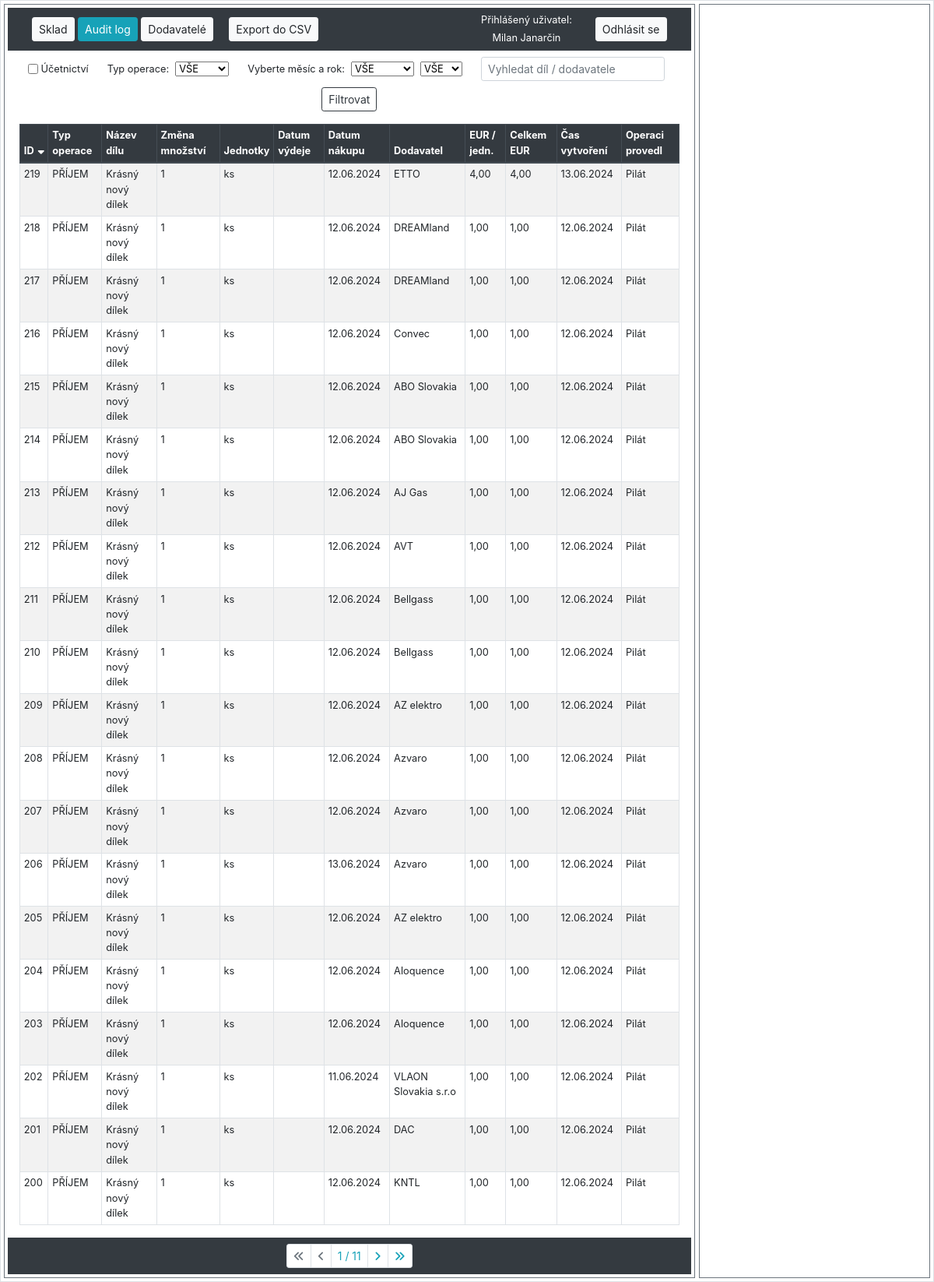
Screenshot of /sklad/audit_logs/ (signed in) with the database file from the repository.
### hpm_sklad/models.py (models this page shows, shortened)
class AuditLog(models.Model):
    class Meta:
        verbose_name_plural = "Auditovací logy"
        ordering = ["-id"]
    MOVEMENT_CHOICES = [
        ('PŘÍJEM', 'Příjem'),
        ('VÝDEJ', 'Výdej')
    ]
    JEDNOTKY_CHOICES = [
        ('ks', 'kus'),
        ('kg', 'kilogram'),
        ('par', 'pár'),
        ('l', 'litr'),
        ('m', 'metr'),
        ('baleni', 'balení'),
    ]
    ucetnictvi = models.BooleanField(verbose_name="Účetnictví")
    evidencni_cislo = models.ForeignKey(Sklad, on_delete=models.CASCADE, verbose_name="Evidenční číslo")
    interne_cislo = models.IntegerField(null=True, verbose_name="Číslo karty")
    objednano = models.CharField(max_length=100, null=True, blank=True, verbose_name="Objednáno?")
    nazev_dilu = models.CharField(max_length=100, verbose_name="Název dílu", db_index=True)
    zmena_mnozstvi = models.IntegerField(verbose_name="Změna množství")
    mnozstvi = models.PositiveIntegerField(verbose_name="Množství")
    jednotky = models.CharField(max_length=10, choices=JEDNOTKY_CHOICES, default='ks', verbose_name="Jednotky")
    typ_operace = models.CharField(max_length=10, choices=MOVEMENT_CHOICES, verbose_name="Typ operace")
    pouzite_zarizeni = models.CharField(max_length=70, null=True, verbose_name="Pro zařízení")
    umisteni = models.CharField(max_length=25, verbose_name="Umístění")
    dodavatel = models.CharField(max_length=70, verbose_name="Dodavatel")
    datum_vydeje = models.DateField(null=True, blank=True, verbose_name="Datum výdeje")
    datum_nakupu = models.DateField(null=True, blank=True, verbose_name="Datum nákupu")
    cislo_objednavky = models.CharField(max_length=20, null=True, blank=True, verbose_name="Číslo objednávky")
    jednotkova_cena_eur = models.FloatField(default=0.0, verbose_name="EUR/jednotka")
    celkova_cena_eur = models.FloatField(default=0.0, verbose_name="Celkem EUR")
    cas_vytvoreni = models.DateTimeField(auto_now_add=True, verbose_name="Čas vytvoření")
    operaci_provedl = models.ForeignKey(User, on_delete=models.CASCADE, verbose_name="Operaci provedl")
    poznamka = models.CharField(null=True, blank=True, max_length=200, verbose_name="Poznámka")

### hpm_sklad/views.py (the view, shortened to what this page needs)
# urls.py: path('sklad/audit_logs/', views.AuditLogListView.as_view(), name='audit_log'),
class AuditLogListView(LoginRequiredMixin, ListView):
    model = AuditLog
    template_name = 'hpm_sklad/audit_log.html'  # Zajistěte, že tato cesta je správná
    paginate_by = 20
    export_csv = False
    def get_context_data(self, **kwargs):
        context = super().get_context_data(**kwargs)
        selected_id = self.request.GET.get('selected', None)
        if selected_id:
            context['selected_item'] = get_object_or_404(AuditLog, id=selected_id)
        else:
            context['selected_item'] = None
        current_year = datetime.datetime.now().year
        context['years'] = range(current_year, 2023, -1)
        context.update({
            'db_table': 'audit_log',
            'sort': self.request.GET.get('sort', 'id'),
            'order': self.request.GET.get('order', 'down'),
            'query': self.request.GET.get('query', ''),
            'typ_operace': self.request.GET.get('typ_operace', 'VŠE'),
            'month': self.request.GET.get('month', 'VŠE'),
            'year': self.request.GET.get('year', 'VŠE'),
            'ucetnictvi': self.request.GET.get('ucetnictvi', ''),
            'current_user': self.request.user,
        })
        return context
    def get_queryset(self):
        queryset = AuditLog.objects.all()
        query = self.request.GET.get('query', '')
        sort = self.request.GET.get('sort', 'id')
        order = self.request.GET.get('order', 'down')
        if query:
            queryset = queryset.filter(
                Q(nazev_dilu__icontains=query) | Q(dodavatel__icontains=query)
            )
        if self.request.GET.get('ucetnictvi', '') == 'on':
            queryset = queryset.filter(ucetnictvi=True)
        typ_operace = self.request.GET.get('typ_operace', 'VŠE')
        if typ_operace != 'VŠE':
            queryset = queryset.filter(typ_operace=typ_operace)
        month = self.request.GET.get('month', 'VŠE')
        year = self.request.GET.get('year', 'VŠE')
        if month != 'VŠE' and year != 'VŠE':
            queryset = queryset.filter(
                Q(datum_vydeje__year=year, datum_vydeje__month=month) |
                Q(datum_nakupu__year=year, datum_nakupu__month=month)
            )
        if order == 'down':
            sort = f"-{sort}"
        queryset = queryset.order_by(sort)
        return queryset
    def render_to_response(self, context, **response_kwargs):
        if getattr(self, 'export_csv', False):
            return self.export_to_csv(self.get_queryset())
        else:
            return super().render_to_response(context, **response_kwargs)

### hpm_sklad/templates/hpm_sklad/audit_log.html (shortened to what this page needs)
{% extends "hpm_sklad/base_left_right_column.html" %}
{% load static %}
{% load custom_filters %}
{% block left_content %}
    <form method="GET" action="" class="form-inline justify-content-center align-items-center small my-2">
        <div class="form-group form-check mx-sm-2 mb-2">
            <input type="checkbox" class="form-check-input" name="ucetnictvi" id="ucetnictvi" {% if request.GET.ucetnictvi == 'on' %}checked{% endif %}>
            <label class="form-check-label mr-sm-2" for="ucetnictvi">Účetnictví</label>
        </div>
        <div class="form-group mx-sm-2 mb-2">
            <label for="typ_operace" class="mr-sm-2">Typ operace:</label>
            <select name="typ_operace" class="form-select form-select-sm mr-sm-2" id="typ_operace">
                <option value="VŠE" {% if request.GET.typ_operace == 'VŠE' or not request.GET.typ_operace %}selected{% endif %}>VŠE</option>
            </select>
        </div>
        <div class="form-group ml-sm-2 mb-2">
            <label for="month" class="mr-sm-2">Vyberte měsíc a rok:</label>
            <select name="month" id="month" class="form-select form-select-sm mr-sm-2">
                <option value="VŠE" {% if request.GET.month == 'VŠE' or not request.GET.month %}selected{% endif %}>VŠE</option>
            </select>
        </div>
        <div class="form-group mr-sm-2 mb-2">
            <select name="year" id="year" class="form-select form-select-sm mr-sm-2">
                <option value="VŠE" {% if request.GET.year == 'VŠE' or not request.GET.year %}selected{% endif %}>VŠE</option>
            </select>
        </div>
        <div class="form-group mx-sm-2 mb-2">
            <input class="form-control form-control-sm mr-sm-2" type="text" name="query" placeholder="Vyhledat díl / dodavatele" value="{{ request.GET.query }}">
        </div>
        <div class="form-group mx-sm-2 mb-2">
            <button class="btn btn-outline-dark btn-sm" type="submit">Filtrovat</button>
        </div>
    </form>
    <div class="container-fluid">
        <table class="table table-sm table-hover table-striped table-bordered">
            <thead class="thead-dark">
                <tr>
                    {% with request.GET.urlencode as querystring %}
                        <th>
                            <a href="?sort=id&order={% if request.GET.sort == 'id' and request.GET.order == 'up' %}down{% else %}up{% endif %}&{{ querystring|url_remove_param:'sort,order' }}">
                                ID
                                {% if not request.GET.sort %}
                                    <i class="fas fa-sort-down"></i>
                                {% endif %}
                            </a>
                        </th>
                        <th>
                            <a href="?sort=typ_operace&order={% if request.GET.sort == 'typ_operace' and request.GET.order == 'up' %}down{% else %}up{% endif %}&{{ querystring|url_remove_param:'sort,order' }}">
                                Typ operace
                            </a>
                        </th>
                        <th>
                            <a href="?sort=nazev_dilu&order={% if request.GET.sort == 'nazev_dilu' and request.GET.order == 'up' %}down{% else %}up{% endif %}&{{ querystring|url_remove_param:'sort,order' }}">
                                Název dílu
                            </a>
                        </th>
                        <th>
                            <a href="?sort=zmena_mnozstvi&order={% if request.GET.sort == 'zmena_mnozstvi' and request.GET.order == 'up' %}down{% else %}up{% endif %}&{{ querystring|url_remove_param:'sort,order' }}">
                                Změna množství
                            </a>
                        </th>
                        <th>
                            <a href="?sort=jednotky&order={% if request.GET.sort == 'jednotky' and request.GET.order == 'up' %}down{% else %}up{% endif %}&{{ querystring|url_remove_param:'sort,order' }}">
                                Jednotky
                            </a>
                        </th>
                        <th>
                            <a href="?sort=datum_vydeje&order={% if request.GET.sort == 'datum_vydeje' and request.GET.order == 'up' %}down{% else %}up{% endif %}&{{ querystring|url_remove_param:'sort,order' }}">
                                Datum výdeje
                            </a>
                        </th>
                        <th>
                            <a href="?sort=datum_nakupu&order={% if request.GET.sort == 'datum_nakupu' and request.GET.order == 'up' %}down{% else %}up{% endif %}&{{ querystring|url_remove_param:'sort,order' }}">
                                Datum nákupu
                            </a>
                        </th>
                        <th>
                            <a href="?sort=dodavatel&order={% if request.GET.sort == 'dodavatel' and request.GET.order == 'up' %}down{% else %}up{% endif %}&{{ querystring|url_remove_param:'sort,order' }}">
                                Dodavatel
                            </a>
                        </th>
                        <th>
                            <a href="?sort=jednotkova_cena_eur&order={% if request.GET.sort == 'jednotkova_cena_eur' and request.GET.order == 'up' %}down{% else %}up{% endif %}&{{ querystring|url_remove_param:'sort,order' }}">
                                EUR / jedn.
                            </a>
                        </th>
                        <th>
                            <a href="?sort=celkova_cena_eur&order={% if request.GET.sort == 'celkova_cena_eur' and request.GET.order == 'up' %}down{% else %}up{% endif %}&{{ querystring|url_remove_param:'sort,order' }}">
                                Celkem EUR
                            </a>
                        </th>
                        <th>
                            <a href="?sort=cas_vytvoreni&order={% if request.GET.sort == 'cas_vytvoreni' and request.GET.order == 'up' %}down{% else %}up{% endif %}&{{ querystring|url_remove_param:'sort,order' }}">
                                Čas vytvoření
                            </a>
                        </th>
                        <th>
                            <a href="?sort=operaci_provedl&order={% if request.GET.sort == 'operaci_provedl' and request.GET.order == 'up' %}down{% else %}up{% endif %}&{{ querystring|url_remove_param:'sort,order' }}">
                                Operaci provedl
                            </a>
                        </th>
                    {% endwith %}
                </tr>
            </thead>
            <tbody class="show-pointer">
                {% for item in object_list %}
                    <tr data-id="{{ item.id }}" data-detail-url="{% url 'detail_audit_log' item.id %}" onclick="loadDetail('{% url 'detail_audit_log' item.id %}', '{{ item.id }}')"
                    {% if item.id == selected_item.id %} class="table-info"{% endif %}>
                        <td>{{ item.id }}</td>
                        <td>{{ item.typ_operace }}</td>
                        <td>{{ item.nazev_dilu|truncatechars:58 }}</td>
                        <td>{{ item.zmena_mnozstvi }}</td>
                        <td>{{ item.jednotky }}</td>
                        <td>{{ item.datum_vydeje | date:"d.m.Y" }}</td>
                        <td>{{ item.datum_nakupu | date:"d.m.Y" }}</td>
                        <td>{{ item.dodavatel|truncatechars:20 }}</td>
                        <td>{{ item.jednotkova_cena_eur|floatformat:2 }}</td>
                        <td>{{ item.celkova_cena_eur|floatformat:2 }}</td>
                        <td>{{ item.cas_vytvoreni|date:"d.m.Y" }}</td>
                        <td>{{ item.operaci_provedl.last_name }}</td>
                    </tr>
                {% endfor %}
            </tbody>
        </table>
    </div>
    {% include "hpm_sklad/pagination.html" %}
{% endblock %}

### hpm_sklad/templates/hpm_sklad/navbar.html
<nav class="navbar navbar-dark bg-dark">
    <div class="col">
        <a {% if db_table and db_table == 'sklad' %} class="btn btn-sm btn-info" {% else %} class="btn btn-sm btn-light" {% endif %} href="{% url 'sklad' %}">Sklad</a>
        <a {% if db_table and db_table == 'audit_log' %} class="btn btn-sm btn-info" {% else %} class="btn btn-sm btn-light" {% endif %}href="{% url 'audit_log' %}">Audit log</a>
        <a {% if db_table and db_table == 'dodavatele' %} class="btn btn-sm btn-info" {% else %} class="btn btn-sm btn-light" {% endif %}href="{% url 'dodavatele' %}">Dodavatelé</a>
        {% if db_table and db_table == 'sklad'%}
            <a class="btn btn-sm btn-light ml-3" href="{% url 'sklad_export_csv' %}?{{ request.GET.urlencode }}">Export do CSV</a>
        {% elif db_table and db_table == 'audit_log' %}
            <a class="btn btn-sm btn-light ml-3" href="{% url 'audit_log_export_csv' %}?{{ request.GET.urlencode }}">Export do CSV</a>
        {% endif %}
    </div>
    {% if user.is_authenticated %}
        <div class="col-auto">
            <div>
                <p class="h6 small text-white">Přihlášený uživatel:</p>
            </div>
            <div>
                <p class="h6 small text-center my-0 text-white">{{ current_user.first_name }} {{ current_user.last_name }}</p>
            </div>
        </div>
        <div class="col-auto">
            <a class="btn btn-light btn-sm" href="{% url 'logout' %}">Odhlásit se</a>
        </div>
    {% else %}
        <div class="col-auto">
            <a class="btn btn-light btn-sm" href="{% url 'login' %}">Přihlásit se</a>
            <a class="btn btn-light btn-sm" href="{% url 'signup' %}">Registrace</a>
        </div>
    {% endif %}
</nav>

### rows the page displays
AuditLog: id "219", typ_operace "PŘÍJEM", nazev_dilu "Krásný nový dílek", zmena_mnozstvi "1", jednotky "ks", datum_nakupu "12.06.2024", dodavatel "ETTO", jednotkova_cena_eur "4,00", celkova_cena_eur "4,00", cas_vytvoreni "13.06.2024", operaci_provedl.last_name "Pilát"
AuditLog: id "218", typ_operace "PŘÍJEM", nazev_dilu "Krásný nový dílek", zmena_mnozstvi "1", jednotky "ks", datum_nakupu "12.06.2024", dodavatel "DREAMland", jednotkova_cena_eur "1,00", celkova_cena_eur "1,00", cas_vytvoreni "12.06.2024", operaci_provedl.last_name "Pilát"
AuditLog: id "217", typ_operace "PŘÍJEM", nazev_dilu "Krásný nový dílek", zmena_mnozstvi "1", jednotky "ks", datum_nakupu "12.06.2024", dodavatel "DREAMland", jednotkova_cena_eur "1,00", celkova_cena_eur "1,00", cas_vytvoreni "12.06.2024", operaci_provedl.last_name "Pilát"
AuditLog: id "216", typ_operace "PŘÍJEM", nazev_dilu "Krásný nový dílek", zmena_mnozstvi "1", jednotky "ks", datum_nakupu "12.06.2024", dodavatel "Convec", jednotkova_cena_eur "1,00", celkova_cena_eur "1,00", cas_vytvoreni "12.06.2024", operaci_provedl.last_name "Pilát"
AuditLog: id "215", typ_operace "PŘÍJEM", nazev_dilu "Krásný nový dílek", zmena_mnozstvi "1", jednotky "ks", datum_nakupu "12.06.2024", dodavatel "ABO Slovakia", jednotkova_cena_eur "1,00", celkova_cena_eur "1,00", cas_vytvoreni "12.06.2024", operaci_provedl.last_name "Pilát"
AuditLog: id "214", typ_operace "PŘÍJEM", nazev_dilu "Krásný nový dílek", zmena_mnozstvi "1", jednotky "ks", datum_nakupu "12.06.2024", dodavatel "ABO Slovakia", jednotkova_cena_eur "1,00", celkova_cena_eur "1,00", cas_vytvoreni "12.06.2024", operaci_provedl.last_name "Pilát"
AuditLog: id "213", typ_operace "PŘÍJEM", nazev_dilu "Krásný nový dílek", zmena_mnozstvi "1", jednotky "ks", datum_nakupu "12.06.2024", dodavatel "AJ Gas", jednotkova_cena_eur "1,00", celkova_cena_eur "1,00", cas_vytvoreni "12.06.2024", operaci_provedl.last_name "Pilát"
AuditLog: id "212", typ_operace "PŘÍJEM", nazev_dilu "Krásný nový dílek", zmena_mnozstvi "1", jednotky "ks", datum_nakupu "12.06.2024", dodavatel "AVT", jednotkova_cena_eur "1,00", celkova_cena_eur "1,00", cas_vytvoreni "12.06.2024", operaci_provedl.last_name "Pilát"
AuditLog: id "211", typ_operace "PŘÍJEM", nazev_dilu "Krásný nový dílek", zmena_mnozstvi "1", jednotky "ks", datum_nakupu "12.06.2024", dodavatel "Bellgass", jednotkova_cena_eur "1,00", celkova_cena_eur "1,00", cas_vytvoreni "12.06.2024", operaci_provedl.last_name "Pilát"
AuditLog: id "210", typ_operace "PŘÍJEM", nazev_dilu "Krásný nový dílek", zmena_mnozstvi "1", jednotky "ks", datum_nakupu "12.06.2024", dodavatel "Bellgass", jednotkova_cena_eur "1,00", celkova_cena_eur "1,00", cas_vytvoreni "12.06.2024", operaci_provedl.last_name "Pilát"
AuditLog: id "209", typ_operace "PŘÍJEM", nazev_dilu "Krásný nový dílek", zmena_mnozstvi "1", jednotky "ks", datum_nakupu "12.06.2024", dodavatel "AZ elektro", jednotkova_cena_eur "1,00", celkova_cena_eur "1,00", cas_vytvoreni "12.06.2024", operaci_provedl.last_name "Pilát"
AuditLog: id "208", typ_operace "PŘÍJEM", nazev_dilu "Krásný nový dílek", zmena_mnozstvi "1", jednotky "ks", datum_nakupu "12.06.2024", dodavatel "Azvaro", jednotkova_cena_eur "1,00", celkova_cena_eur "1,00", cas_vytvoreni "12.06.2024", operaci_provedl.last_name "Pilát"
AuditLog: id "207", typ_operace "PŘÍJEM", nazev_dilu "Krásný nový dílek", zmena_mnozstvi "1", jednotky "ks", datum_nakupu "12.06.2024", dodavatel "Azvaro", jednotkova_cena_eur "1,00", celkova_cena_eur "1,00", cas_vytvoreni "12.06.2024", operaci_provedl.last_name "Pilát"
AuditLog: id "206", typ_operace "PŘÍJEM", nazev_dilu "Krásný nový dílek", zmena_mnozstvi "1", jednotky "ks", datum_nakupu "13.06.2024", dodavatel "Azvaro", jednotkova_cena_eur "1,00", celkova_cena_eur "1,00", cas_vytvoreni "12.06.2024", operaci_provedl.last_name "Pilát"
AuditLog: id "205", typ_operace "PŘÍJEM", nazev_dilu "Krásný nový dílek", zmena_mnozstvi "1", jednotky "ks", datum_nakupu "12.06.2024", dodavatel "AZ elektro", jednotkova_cena_eur "1,00", celkova_cena_eur "1,00", cas_vytvoreni "12.06.2024", operaci_provedl.last_name "Pilát"
AuditLog: id "204", typ_operace "PŘÍJEM", nazev_dilu "Krásný nový dílek", zmena_mnozstvi "1", jednotky "ks", datum_nakupu "12.06.2024", dodavatel "Aloquence", jednotkova_cena_eur "1,00", celkova_cena_eur "1,00", cas_vytvoreni "12.06.2024", operaci_provedl.last_name "Pilát"
AuditLog: id "203", typ_operace "PŘÍJEM", nazev_dilu "Krásný nový dílek", zmena_mnozstvi "1", jednotky "ks", datum_nakupu "12.06.2024", dodavatel "Aloquence", jednotkova_cena_eur "1,00", celkova_cena_eur "1,00", cas_vytvoreni "12.06.2024", operaci_provedl.last_name "Pilát"
AuditLog: id "202", typ_operace "PŘÍJEM", nazev_dilu "Krásný nový dílek", zmena_mnozstvi "1", jednotky "ks", datum_nakupu "11.06.2024", dodavatel "VLAON Slovakia s.r.o", jednotkova_cena_eur "1,00", celkova_cena_eur "1,00", cas_vytvoreni "12.06.2024", operaci_provedl.last_name "Pilát"
AuditLog: id "201", typ_operace "PŘÍJEM", nazev_dilu "Krásný nový dílek", zmena_mnozstvi "1", jednotky "ks", datum_nakupu "12.06.2024", dodavatel "DAC", jednotkova_cena_eur "1,00", celkova_cena_eur "1,00", cas_vytvoreni "12.06.2024", operaci_provedl.last_name "Pilát"
AuditLog: id "200", typ_operace "PŘÍJEM", nazev_dilu "Krásný nový dílek", zmena_mnozstvi "1", jednotky "ks", datum_nakupu "12.06.2024", dodavatel "KNTL", jednotkova_cena_eur "1,00", celkova_cena_eur "1,00", cas_vytvoreni "12.06.2024", operaci_provedl.last_name "Pilát"

### other values shown
{{ current_user.first_name }} "Milan"
{{ current_user.last_name }} "Janarčin"
{{ page_obj.number }} "1"
{{ page_obj.paginator.num_pages }} "11"
